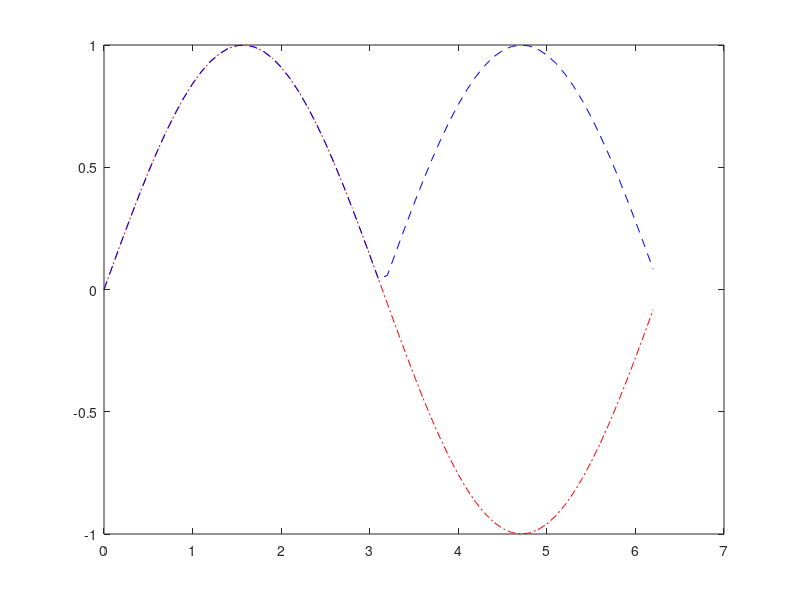

MATLAB code to generate this figure: (Note: this script raises an error after producing the figure.)
A=0:0.1:2*pi
B = sin(A)
C= abs(sin (A))

plot(A, B, 'r-.')
hold on;
plot (A, C, 'b--')

%% 
A=0:0.1:2*pi;
B = sin(A);
C= abs(sin (A));

Figure 1
plot(A, B, 'r-.')
Figure 2
plot (A, C, 'b--')

%% %% 
A=0:0.1:2*pi;
B = sin(A);
C= abs(sin (A));

subplot(1, 2, 1)
plot(A, B, 'r-.')
subplot (1, 2, 2)
plot (A, C, 'b--')
